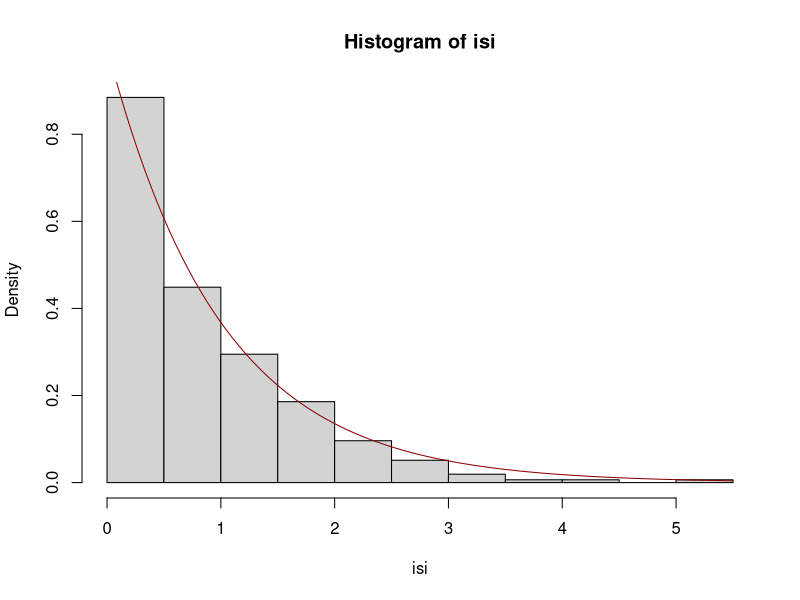
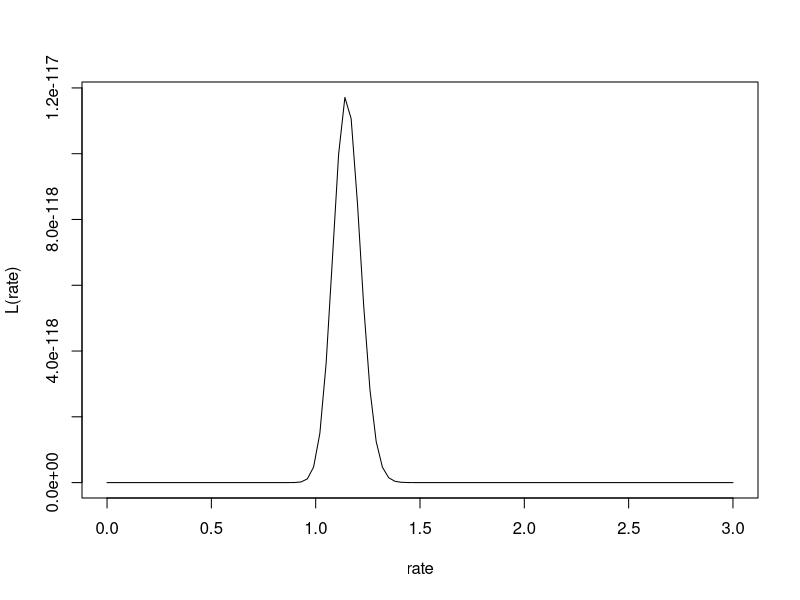
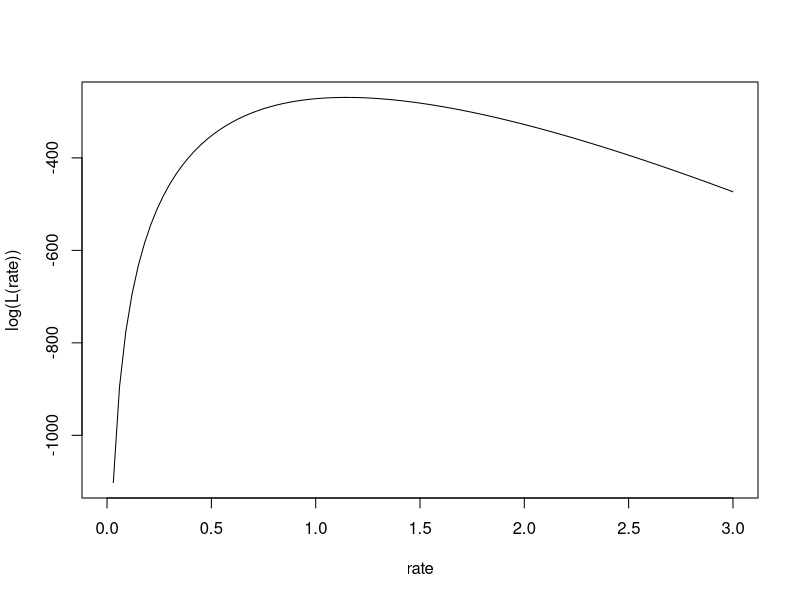
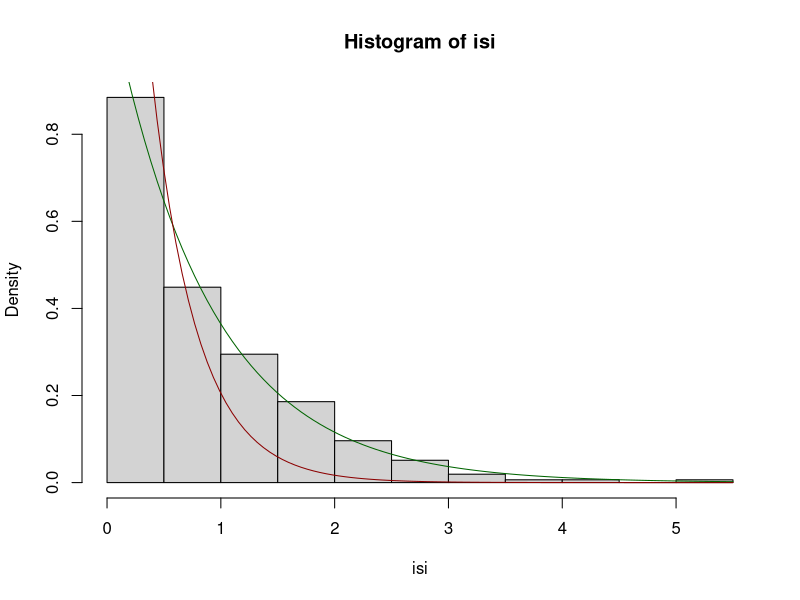

The R source for these figures, in order:
# load data
isi <- read.csv("neuronspikes.txt", header = FALSE)$V1
hist(isi, probability = TRUE)


# statistical model:
# M = {exponential distribution with rate >= 0}
curve(dexp(x, rate = 1),
      add = TRUE, col = "dark red",
      from = 0)


# define likelihood (exponential distribution)
exp_L <- Vectorize(function(rate) {
  prod(dexp(isi, rate = rate))
})


# plot likelihood
curve(exp_L(x), from = 0, to = 3,
      xlab = "rate",
      ylab = "L(rate)")


# maximise likelihood
oL <- optimize(exp_L, interval = c(0, 3),
               maximum = TRUE)


# define log-likelihood (cf. slides)
exp_ll <- Vectorize(function(rate) {
  n <- length(isi)
  return(n * log(rate) -
           rate * sum(isi))
})


# plot log-likelihood
curve(exp_ll(x), from = 0, to = 3,
      xlab = "rate",
      ylab = "log(L(rate))")


# maximise log-likelihood
oll <- optimize(exp_ll, interval = c(0, 3),
                maximum = TRUE)

hist(isi, probability = TRUE)

curve(dexp(x, rate = oll$maximum),
      add = TRUE, col = "dark green",
      from = 0)

curve(dexp(x, rate = 2.5),
      add = TRUE, col = "dark red",
      from = 0)
